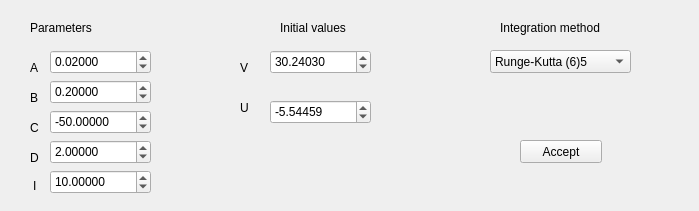
<?xml version="1.0" encoding="UTF-8"?>
<ui version="4.0">
 <class>NM_GUI_Izhikevich_2003</class>
 <widget class="QWidget" name="NM_GUI_Izhikevich_2003">
  <property name="windowModality">
   <enum>Qt::ApplicationModal</enum>
  </property>
  <property name="geometry">
   <rect>
    <x>0</x>
    <y>0</y>
    <width>699</width>
    <height>211</height>
   </rect>
  </property>
  <property name="windowTitle">
   <string>Izhikevich (2003) neuron model</string>
  </property>
  <widget class="QLabel" name="label">
   <property name="geometry">
    <rect>
     <x>30</x>
     <y>20</y>
     <width>81</width>
     <height>16</height>
    </rect>
   </property>
   <property name="text">
    <string>Parameters</string>
   </property>
  </widget>
  <widget class="QLabel" name="label_2">
   <property name="geometry">
    <rect>
     <x>280</x>
     <y>20</y>
     <width>91</width>
     <height>16</height>
    </rect>
   </property>
   <property name="text">
    <string>Initial values</string>
   </property>
  </widget>
  <widget class="QLabel" name="label_3">
   <property name="geometry">
    <rect>
     <x>500</x>
     <y>20</y>
     <width>141</width>
     <height>16</height>
    </rect>
   </property>
   <property name="text">
    <string>Integration method</string>
   </property>
  </widget>
  <widget class="QLabel" name="label_4">
   <property name="geometry">
    <rect>
     <x>30</x>
     <y>60</y>
     <width>61</width>
     <height>15</height>
    </rect>
   </property>
   <property name="text">
    <string>A</string>
   </property>
  </widget>
  <widget class="QLabel" name="label_5">
   <property name="geometry">
    <rect>
     <x>30</x>
     <y>90</y>
     <width>61</width>
     <height>15</height>
    </rect>
   </property>
   <property name="text">
    <string>B</string>
   </property>
  </widget>
  <widget class="QLabel" name="label_6">
   <property name="geometry">
    <rect>
     <x>30</x>
     <y>120</y>
     <width>61</width>
     <height>15</height>
    </rect>
   </property>
   <property name="text">
    <string>C</string>
   </property>
  </widget>
  <widget class="QLabel" name="label_7">
   <property name="geometry">
    <rect>
     <x>30</x>
     <y>150</y>
     <width>61</width>
     <height>15</height>
    </rect>
   </property>
   <property name="text">
    <string>D</string>
   </property>
  </widget>
  <widget class="QLabel" name="label_8">
   <property name="geometry">
    <rect>
     <x>240</x>
     <y>60</y>
     <width>61</width>
     <height>15</height>
    </rect>
   </property>
   <property name="text">
    <string>V</string>
   </property>
  </widget>
  <widget class="QLabel" name="label_9">
   <property name="geometry">
    <rect>
     <x>240</x>
     <y>100</y>
     <width>61</width>
     <height>15</height>
    </rect>
   </property>
   <property name="text">
    <string>U</string>
   </property>
  </widget>
  <widget class="QDoubleSpinBox" name="doubleSpinBox_a">
   <property name="geometry">
    <rect>
     <x>50</x>
     <y>50</y>
     <width>101</width>
     <height>24</height>
    </rect>
   </property>
   <property name="decimals">
    <number>5</number>
   </property>
   <property name="minimum">
    <double>-99.000000000000000</double>
   </property>
   <property name="singleStep">
    <double>0.010000000000000</double>
   </property>
   <property name="value">
    <double>0.020000000000000</double>
   </property>
  </widget>
  <widget class="QDoubleSpinBox" name="doubleSpinBox_b">
   <property name="geometry">
    <rect>
     <x>50</x>
     <y>80</y>
     <width>101</width>
     <height>24</height>
    </rect>
   </property>
   <property name="decimals">
    <number>5</number>
   </property>
   <property name="minimum">
    <double>-99.000000000000000</double>
   </property>
   <property name="singleStep">
    <double>0.010000000000000</double>
   </property>
   <property name="value">
    <double>0.200000000000000</double>
   </property>
  </widget>
  <widget class="QDoubleSpinBox" name="doubleSpinBox_c">
   <property name="geometry">
    <rect>
     <x>50</x>
     <y>110</y>
     <width>101</width>
     <height>24</height>
    </rect>
   </property>
   <property name="decimals">
    <number>5</number>
   </property>
   <property name="minimum">
    <double>-99.000000000000000</double>
   </property>
   <property name="singleStep">
    <double>0.010000000000000</double>
   </property>
   <property name="value">
    <double>-50.000000000000000</double>
   </property>
  </widget>
  <widget class="QDoubleSpinBox" name="doubleSpinBox_d">
   <property name="geometry">
    <rect>
     <x>50</x>
     <y>140</y>
     <width>101</width>
     <height>24</height>
    </rect>
   </property>
   <property name="decimals">
    <number>5</number>
   </property>
   <property name="minimum">
    <double>-99.000000000000000</double>
   </property>
   <property name="singleStep">
    <double>0.010000000000000</double>
   </property>
   <property name="value">
    <double>2.000000000000000</double>
   </property>
  </widget>
  <widget class="QDoubleSpinBox" name="doubleSpinBox_v">
   <property name="geometry">
    <rect>
     <x>270</x>
     <y>50</y>
     <width>101</width>
     <height>24</height>
    </rect>
   </property>
   <property name="decimals">
    <number>5</number>
   </property>
   <property name="minimum">
    <double>-99.000000000000000</double>
   </property>
   <property name="singleStep">
    <double>0.010000000000000</double>
   </property>
   <property name="value">
    <double>30.240300000000001</double>
   </property>
  </widget>
  <widget class="QDoubleSpinBox" name="doubleSpinBox_u">
   <property name="geometry">
    <rect>
     <x>270</x>
     <y>100</y>
     <width>101</width>
     <height>24</height>
    </rect>
   </property>
   <property name="decimals">
    <number>5</number>
   </property>
   <property name="minimum">
    <double>-99.000000000000000</double>
   </property>
   <property name="singleStep">
    <double>0.010000000000000</double>
   </property>
   <property name="value">
    <double>-5.544590000000000</double>
   </property>
  </widget>
  <widget class="QComboBox" name="comboBoxIntegrationMethod">
   <property name="enabled">
    <bool>true</bool>
   </property>
   <property name="geometry">
    <rect>
     <x>490</x>
     <y>50</y>
     <width>141</width>
     <height>23</height>
    </rect>
   </property>
   <property name="currentIndex">
    <number>3</number>
   </property>
   <item>
    <property name="text">
     <string>Euler</string>
    </property>
   </item>
   <item>
    <property name="text">
     <string>Heun</string>
    </property>
   </item>
   <item>
    <property name="text">
     <string>Runge-Kutta 4</string>
    </property>
   </item>
   <item>
    <property name="text">
     <string>Runge-Kutta (6)5</string>
    </property>
   </item>
  </widget>
  <widget class="QPushButton" name="pushButton_accept">
   <property name="geometry">
    <rect>
     <x>520</x>
     <y>140</y>
     <width>82</width>
     <height>23</height>
    </rect>
   </property>
   <property name="text">
    <string>Accept</string>
   </property>
  </widget>
  <widget class="QDoubleSpinBox" name="doubleSpinBox_i">
   <property name="geometry">
    <rect>
     <x>50</x>
     <y>170</y>
     <width>101</width>
     <height>24</height>
    </rect>
   </property>
   <property name="decimals">
    <number>5</number>
   </property>
   <property name="minimum">
    <double>-99.000000000000000</double>
   </property>
   <property name="singleStep">
    <double>0.010000000000000</double>
   </property>
   <property name="value">
    <double>10.000000000000000</double>
   </property>
  </widget>
  <widget class="QLabel" name="label_10">
   <property name="geometry">
    <rect>
     <x>33</x>
     <y>178</y>
     <width>61</width>
     <height>15</height>
    </rect>
   </property>
   <property name="text">
    <string>I</string>
   </property>
  </widget>
 </widget>
 <resources/>
 <connections/>
</ui>
